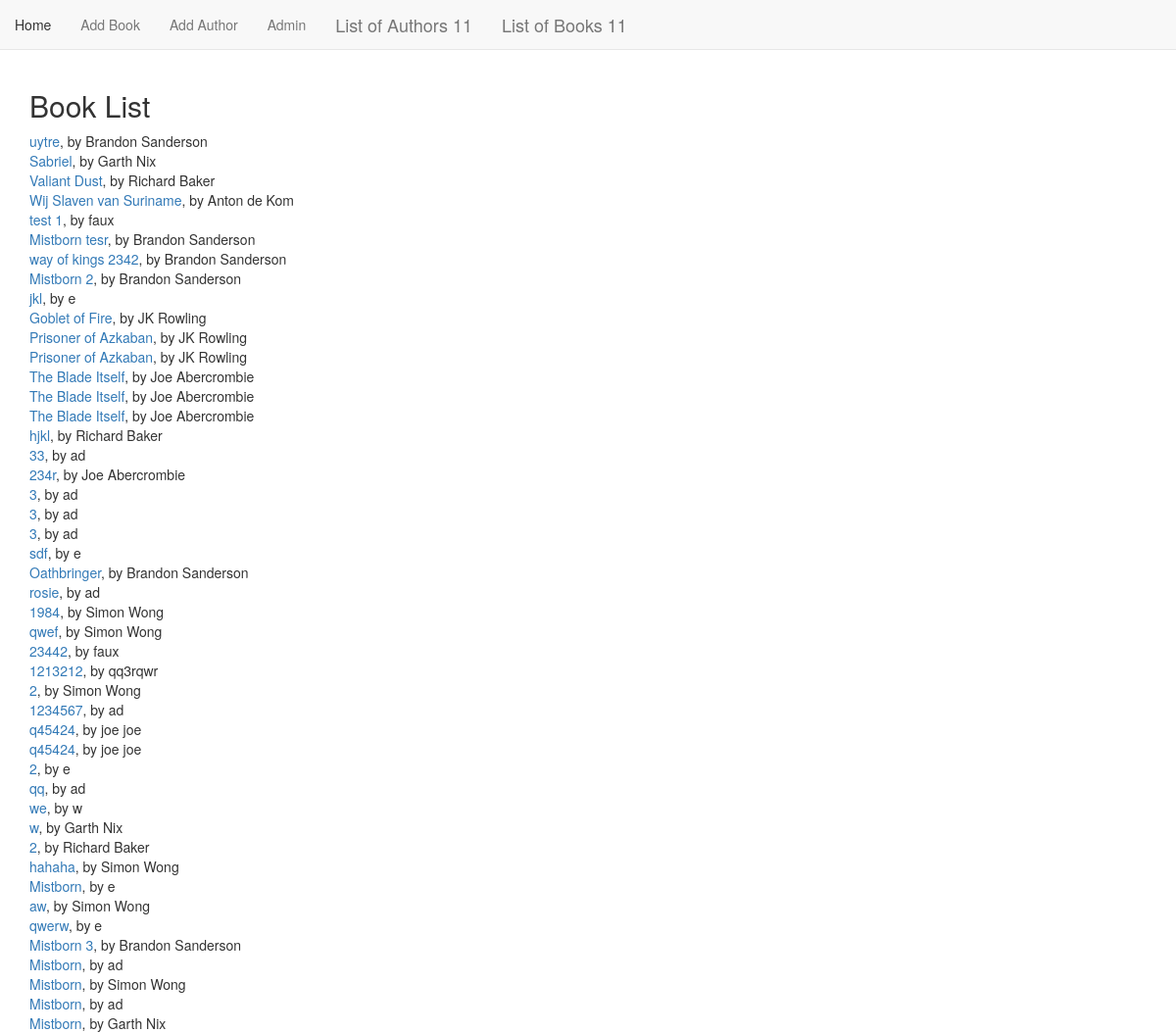
Before: /books_list/ with the older database file.
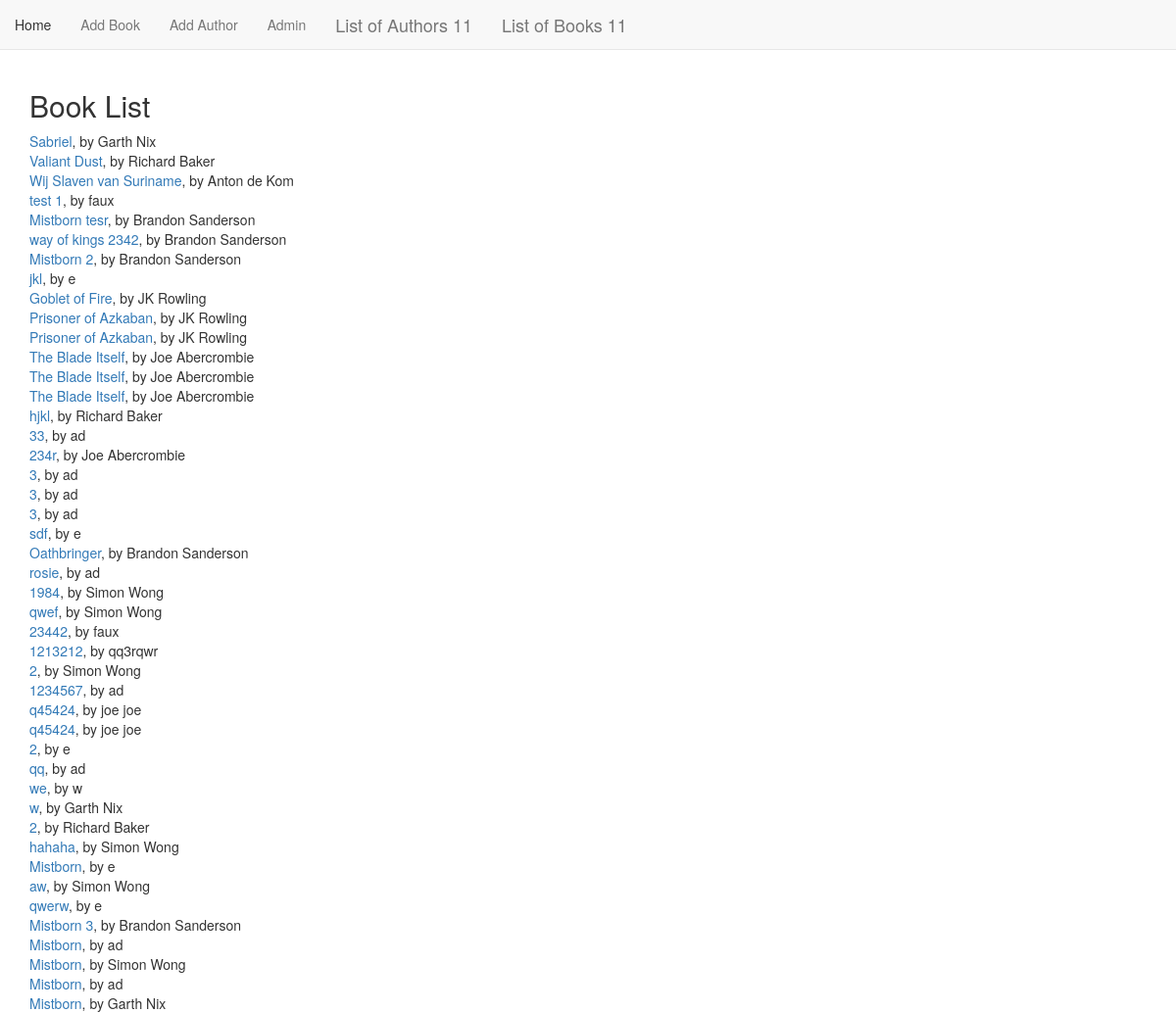
After: the same page with the newer database file.
### book_app/models.py (models this page shows, shortened)
class Book(models.Model):
    title = models.CharField(max_length=255)
    year_published = models.IntegerField(null=True)
    author = models.ForeignKey(
        Author, related_name='book', on_delete=models.CASCADE)
    rating = models.FloatField(null=True)
    cover = models.TextField(blank=True)

class Author(models.Model):
    name = models.CharField(max_length=50)
    age = models.IntegerField(null=True)
    def __str__(self):
        return self.name

### book_app/views.py (the view)
# urls.py: path('books_list/', views.books_index_view, name='book_list'),
def books_index_view(request):
    books_from_db = models.Book.objects.all()
    return render(request, 'book_app/book_list.html', {'books': books_from_db})

### book_app/templates/book_app/book_list.html
{% extends "book_app/book_app_base.html" %}
{% block body_block %}
<h2>Book List</h2>
{% for book in books %}
    <div class="card">
        <div class="card-content">
            <span class="card-title">
                <a href="{% url 'book_app:book_detail' book.id %}">{{book.title}}</a>, by {{book.author}}
            </span>
        </div>
    </div>
{% endfor %}
{% endblock %}

Changed rows visible on the page:
removed Book: title "uytre", author "Brandon Sanderson"
